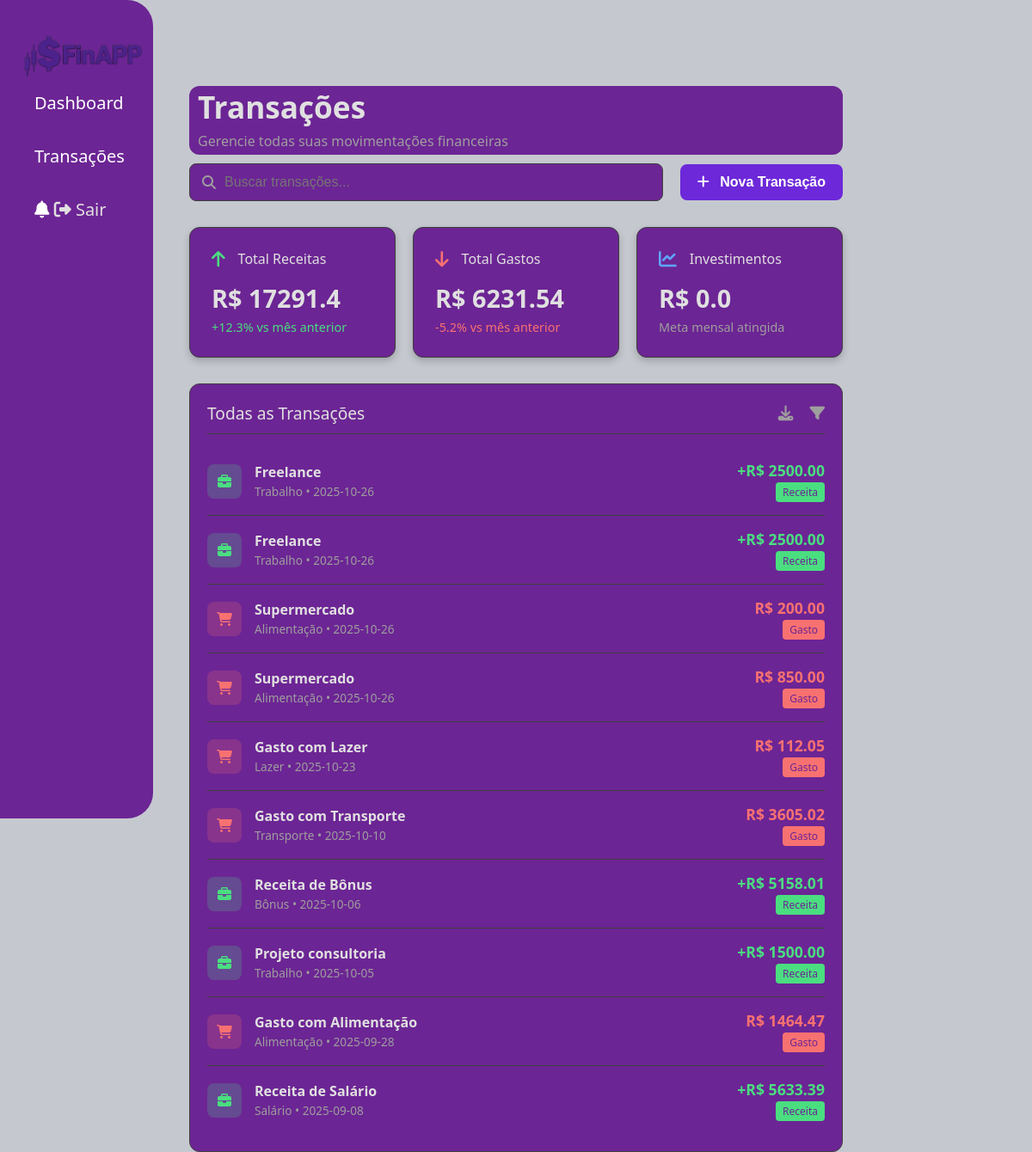
The app's page /transacoes (signed in) with its own data.
### tables this page shows
CREATE TABLE TB_Transacao (
    id_transacao INTEGER PRIMARY KEY AUTOINCREMENT,
    id_usuario INTEGER NOT NULL,
    tipo TEXT NOT NULL,           -- receita ou despesa
    categoria TEXT NOT NULL,
    valor REAL NOT NULL,
    data_transacao DATE DEFAULT (date('now')),
    descricao TEXT,
    FOREIGN KEY (id_usuario) REFERENCES TB_Usuario(id_usuario)
);

### app.py (the view, shortened to what this page needs)
@app.route("/transacoes", methods=["GET", "POST"])
def transacoes():
    if "user_id" not in session:
        flash("Faça login para acessar as transações.")
        return redirect(url_for("login_form"))
    conn = get_connection()
    cursor = conn.cursor()
    try:
        cursor.execute("""
            SELECT descricao, tipo, categoria, valor, data_transacao
            FROM TB_Transacao
            WHERE id_usuario = ?
            ORDER BY data_transacao DESC
        """, (session["user_id"],))
        transacoes = cursor.fetchall()
        total_receita = sum(t[3] for t in transacoes if t[1] == "receita")
        total_gasto = sum(t[3] for t in transacoes if t[1] == "gasto")
        total_investimento = sum(t[3] for t in transacoes if t[1] == "investimento")
    except Exception as e:
        flash(f"Erro ao carregar transações: {e}")
        transacoes = []
        total_receita = total_gasto = total_investimento = 0
    finally:
        cursor.close()
        conn.close()
    return render_template(
        "transacoes.html",
        transacoes=transacoes,
        total_receita=total_receita,
        total_gasto=total_gasto,
        total_investimento=total_investimento
    )

### db.py (called while the page is built)
def get_connection():
    base_dir = os.path.dirname(os.path.abspath(__file__))
    data_dir = os.path.join(base_dir, "data")
    os.makedirs(data_dir, exist_ok=True)
    db_path = os.path.join(data_dir, "database.db")
    print(f"📁 Conectando ao banco de dados: {db_path}")
    return sqlite3.connect(db_path)

### templates/transacoes.html (shortened to what this page needs)
<!DOCTYPE html>
<html lang="pt-BR">
<head>
    <link rel="stylesheet" href="{{ url_for('static', filename='css/style-transacoes.css') }}">
    <link rel="stylesheet" href="https://cdnjs.cloudflare.com/ajax/libs/font-awesome/6.4.2/css/all.min.css">
</head>
<body>
    <aside class="barralateral">
        <div class="logo">
            <a href="{{ url_for('home') }}"><header><img src="{{ url_for('static', filename='css/logo.png') }}" alt=""></header></a>
        </div>
        <ul>
            <li><a href="{{ url_for('home') }}">Dashboard</a></li>
            <li><a href="{{ url_for('transacoes') }}">Transações</a></li>
            <div class="user-info">
                <i class="fas fa-bell notification-icon"></i>
                <a href="{{ url_for('index') }}" id="btn-sair" class="btn-sair">
                <i class="fas fa-sign-out-alt"></i> Sair</a>
            </div>
        </ul>
    </aside>
    <main class="transacoes-page">
        <header class="page-header">
            <div>
                <h1>Transações</h1>
                <p class="subtitle">Gerencie todas suas movimentações financeiras</p>
            </div>
        </header>
        <section class="acoes-transacoes">
            <div class="search-box">
                <i class="fas fa-search"></i>
                <input type="text" placeholder="Buscar transações...">
            </div>
            <button class="btn-nova-transacao">
                <i class="fas fa-plus"></i> Nova Transação
            </button>
        </section>
        <section class="metricas-transacoes">
            <div class="card-metrica card-receita">
                <div class="header-card">
                    <i class="fas fa-arrow-up icon-receita"></i>
                    <h3>Total Receitas</h3>
                </div>
                <p class="valor-principal">R$ {{ total_receita|float|round(2) }}</p>
                <p class="variacao-positiva">+12.3% vs mês anterior</p>
            </div>
            <div class="card-metrica card-gasto">
                <div class="header-card">
                    <i class="fas fa-arrow-down icon-gasto"></i>
                    <h3>Total Gastos</h3>
                </div>
                <p class="valor-principal">R$ {{ total_gasto|float|round(2) }}</p>
                <p class="variacao-negativa">-5.2% vs mês anterior</p>
            </div>
            <div class="card-metrica card-investimento">
                <div class="header-card">
                    <i class="fas fa-chart-line icon-investimento"></i>
                    <h3>Investimentos</h3>
                </div>
                <p class="valor-principal">R$ {{ total_investimento|float|round(2) }}</p>
                <p class="meta-atingida">Meta mensal atingida</p>
            </div>
        </section>
        <section class="lista-transacoes-box">
            <div class="lista-header">
                <h2>Todas as Transações</h2>
                <div class="lista-acoes">
                    <i class="fas fa-download icon-action"></i>
                    <i class="fas fa-filter icon-action"></i>
                </div>
            </div>
            <ul class="lista-transacoes">
                {% for t in transacoes %}
                    {% set descricao = t[0] %}
                    {% set tipo = t[1] %}
                    {% set categoria = t[2] %}
                    {% set valor = t[3]|float %}
                    {% set data = t[4] %}
                    {% set tipoClasse = tipo %}
                    {% set tipoIcone = "fas fa-briefcase" if tipo=="receita" else ("fas fa-home" if categoria=="Moradia" else "fas fa-shopping-cart") %}
                    {% set valorPrefix = "+" if tipo=="receita" else "" %}
                    {% set tagNome = tipo.capitalize() %}
                <li class="transacao {{ tipoClasse }}">
                    <div class="icone-tipo tipo-{{ tipoClasse }}"><i class="{{ tipoIcone }}"></i></div>
                    <div class="detalhes">
                        <span class="nome">{{ descricao }}</span>
                        <span class="sub-detalhe">{{ categoria }} • {{ data }}</span>
                    </div>
                    <div class="valor-box">
                        <span class="valor valor-{{ tipoClasse }}">{{ valorPrefix }}R$ {{ "%.2f"|format(valor) }}</span>
                        <span class="tag tag-{{ tipoClasse }}">{{ tagNome }}</span>
                    </div>
                </li>
                {% endfor %}
            </ul>
        </section>
    </main>
</body>
</html>

### records on screen
TB_Transacao: descricao "Freelance", categoria "Trabalho", data_transacao "2025-10-26", valorPrefix "+", valor "2500.00", tipo "Receita"
TB_Transacao: descricao "Freelance", categoria "Trabalho", data_transacao "2025-10-26", valorPrefix "+", valor "2500.00", tipo "Receita"
TB_Transacao: descricao "Supermercado", categoria "Alimentação", data_transacao "2025-10-26", valor "200.00", tipo "Gasto"
TB_Transacao: descricao "Supermercado", categoria "Alimentação", data_transacao "2025-10-26", valor "850.00", tipo "Gasto"
TB_Transacao: descricao "Gasto com Lazer", categoria "Lazer", data_transacao "2025-10-23", valor "112.05", tipo "Gasto"
TB_Transacao: descricao "Gasto com Transporte", categoria "Transporte", data_transacao "2025-10-10", valor "3605.02", tipo "Gasto"
TB_Transacao: descricao "Receita de Bônus", categoria "Bônus", data_transacao "2025-10-06", valorPrefix "+", valor "5158.01", tipo "Receita"
TB_Transacao: descricao "Projeto consultoria", categoria "Trabalho", data_transacao "2025-10-05", valorPrefix "+", valor "1500.00", tipo "Receita"
TB_Transacao: descricao "Gasto com Alimentação", categoria "Alimentação", data_transacao "2025-09-28", valor "1464.47", tipo "Gasto"
TB_Transacao: descricao "Receita de Salário", categoria "Salário", data_transacao "2025-09-08", valorPrefix "+", valor "5633.39", tipo "Receita"

### other values on screen
{{ total_receita|float|round(2) }} "17291.4"
{{ total_gasto|float|round(2) }} "6231.54"
{{ total_investimento|float|round(2) }} "0.0"
